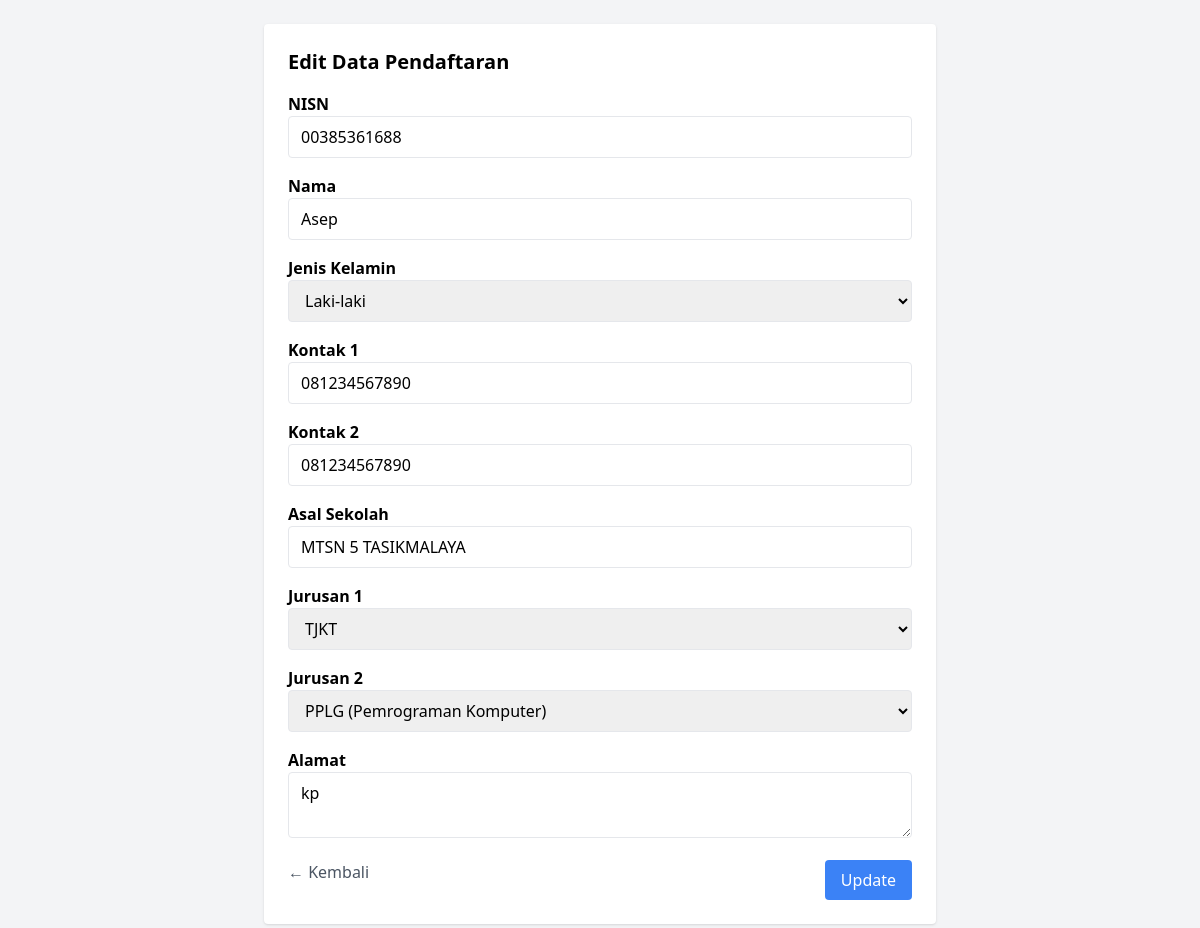
Page /admin/edit.php?id=11 (signed in) on the committed database.
### tables this page shows
CREATE TABLE pendaftaran (
    id INTEGER PRIMARY KEY AUTOINCREMENT,
    nisn TEXT NOT NULL,
    nama TEXT NOT NULL,
    jk TEXT NOT NULL,
    kontak1 TEXT NOT NULL,
    kontak2 TEXT NOT NULL,
    asal_sekolah TEXT NOT NULL,
    jurusan1 TEXT NOT NULL,
    jurusan2 TEXT NOT NULL,
    alamat TEXT NOT NULL,
    Timestamp DATETIME DEFAULT CURRENT_TIMESTAMP
);

### admin/edit.php (the view, shortened to what this page needs)
<?php
$db = new PDO('sqlite:../ppdb2025.db');
$id = $_GET['id'];
$data = $db->query("SELECT * FROM pendaftaran WHERE id = $id")->fetch();
?>
<!DOCTYPE html>
<html>
<head>
    <script src="https://cdn.tailwindcss.com"></script>
</head>
<body class="bg-gray-100 p-6">
    <div class="max-w-2xl mx-auto bg-white p-6 rounded shadow">
        <h2 class="text-xl font-bold mb-4">Edit Data Pendaftaran</h2>
        <form method="post" class="space-y-4">
            <?php
            foreach ([
                'nisn' => 'NISN',
                'nama' => 'Nama',
                'jk' => 'Jenis Kelamin',
                'kontak1' => 'Kontak 1',
                'kontak2' => 'Kontak 2',
                'asal_sekolah' => 'Asal Sekolah',
                'jurusan1' => 'Jurusan 1',
                'jurusan2' => 'Jurusan 2',
                'alamat' => 'Alamat',
            ] as $name => $label):
            ?>
                <div>
                    <label class="block font-semibold"><?= $label ?></label>
                    <?php if ($name === 'jk'): ?>
                        <select name="jk" class="w-full border rounded px-3 py-2">
                            <option value="L" <?= $data['jk'] === 'L' ? 'selected' : '' ?>>Laki-laki</option>
                        </select>
                    <?php elseif ($name === 'alamat'): ?>
                        <textarea name="alamat" class="w-full border rounded px-3 py-2"><?= htmlspecialchars($data['alamat']) ?></textarea>
                    <?php elseif ($name === 'jurusan1'): ?>
                        <select name="jurusan1" class="w-full border rounded px-3 py-2" required>
                            <option value="TJKT" <?= $data['jurusan1'] === 'TJKT' ? 'selected' : '' ?>>TJKT</option>
                        </select>
                    <?php elseif ($name === 'jurusan2'): ?>
                        <select name="jurusan2" class="w-full border rounded px-3 py-2" required>
                            <option value="PPLG" <?= $data['jurusan2'] === 'PPLG' ? 'selected' : '' ?>>PPLG (Pemrograman Komputer)</option>
                        </select>
                    <?php elseif ($name === 'asal_sekolah'): ?>
                        <input name="asal_sekolah" class="w-full border rounded px-3 py-2" list="asal-sekolah-list" value="<?= htmlspecialchars($data['asal_sekolah']) ?>" required>
                        <?php else: ?>
                        <input type="text" name="<?= $name ?>" value="<?= htmlspecialchars($data[$name]) ?>" class="w-full border rounded px-3 py-2" required>
                    <?php endif; ?>
                </div>
            <?php endforeach; ?>
            <div class="flex justify-between mt-4">
                <a href="index.php" class="text-gray-600 hover:underline">← Kembali</a>
                <button type="submit" class="bg-blue-500 text-white px-4 py-2 rounded hover:bg-blue-600">Update</button>
            </div>
        </form>
    </div>
</body>
</html>

### rows in the picture
pendaftaran: nisn "00385361688", nama "Asep", jk "Laki-laki", kontak1 "081234567890", kontak2 "081234567890", asal_sekolah "MTSN 5 TASIKMALAYA", jurusan1 "TJKT", jurusan2 "PPLG (Pemrograman Komputer)", alamat "kp"

### other values in the picture
$label "NISN"
$label "Nama"
$label "Jenis Kelamin"
$label "Kontak 1"
$label "Kontak 2"
$label "Asal Sekolah"
$label "Jurusan 1"
$label "Jurusan 2"
$label "Alamat"
